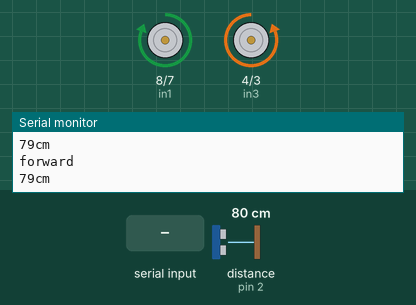
This sketch was run on a simulated Arduino Uno, built with avr-gcc and run on an emulated ATmega328P. Shown: motor-driver pin pairs drawn as motors (green arrow = first pin HIGH = forward, orange = second pin HIGH = backward, longer = more drive, scaled by the enable pin), the last lines printed to the serial monitor. Wiring (inferred from the names in the program): ultrasonic range finder: trigger pin 6; echo pin 2. Inputs (shaded band) come from the test bench; at power-on: distance to the obstacle (sensor on pin 2) 80 cm. The echo pulse lasts 58.3 µs per cm.

Above: at 1.2 s.
1.3 s: distance to the obstacle (sensor on pin 2) set to 12 cm
2.9 s: distance to the obstacle (sensor on pin 2) set to 9 cm
At 4.2 s:
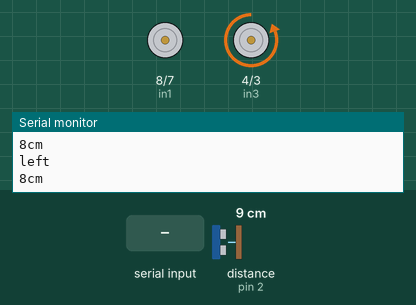
4.7 s: "2" received over Serial
At 4.92 s:
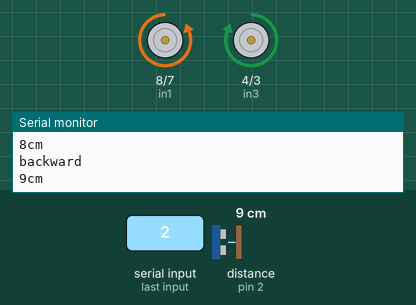
6.5 s: distance to the obstacle (sensor on pin 2) set to 18 cm
At 7.6 s:
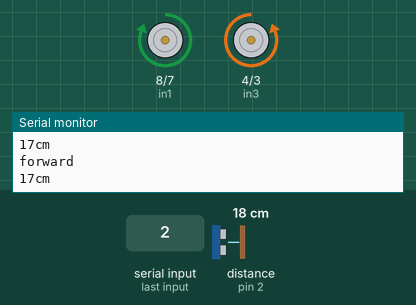
8.3 s: distance to the obstacle (sensor on pin 2) set to 2 cm
At 10.0 s:
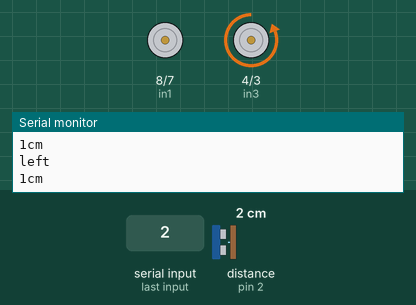
Timing chart, 0 to 11.0 s (numbered marks = the images above; inputs shaded):
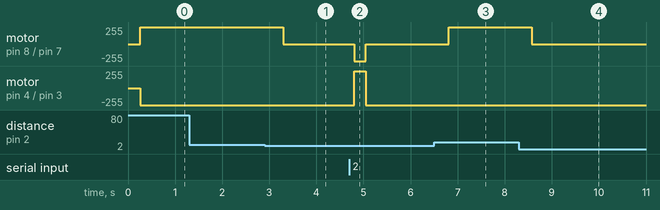

The sketch:

compro.ino
```cpp
#define ledPin LED_BUILTIN
int state = 0;
long duration,cm,inches;
int enA=9,enB=5,in1=8,in2=7,in3=4,in4=3,trig=6,echo=2;
char forward='1',backward='2',left='3',right='4';
void setup() {
  pinMode(in4,OUTPUT);
  pinMode(in3,OUTPUT);
  pinMode(enB,OUTPUT);
  pinMode(in1,OUTPUT);
  pinMode(in2,OUTPUT);
  pinMode(enA,OUTPUT);
  pinMode(trig, OUTPUT);
  pinMode(echo, INPUT);
  Serial.begin(9600);
}
void loop() {

  // The sensor is triggered by a HIGH pulse of 10 or more microseconds.
  // Give a short LOW pulse beforehand to ensure a clean HIGH pulse:
  digitalWrite(trig, LOW);
  delayMicroseconds(5);
  digitalWrite(trig, HIGH);
  delayMicroseconds(10);
  digitalWrite(trig, LOW);

  sonic();
  delay(250);
  if(Serial.available() > 0){ // Checks whether data is comming from the serial port
    state = Serial.read(); // Reads the data from the serial port
 }

  if (state == forward) {
  digitalWrite(in4,HIGH);
  digitalWrite(in3,LOW);
  analogWrite(enB,255);
  digitalWrite(in1,HIGH);
  digitalWrite(in2,LOW);
  analogWrite(enA,255);
  Serial.println("forward");
  state = 0;
 }
 else if (state == backward) {
  digitalWrite(in4,LOW);
  digitalWrite(in3,HIGH);
  analogWrite(enB,255);
  digitalWrite(in1,LOW);
  digitalWrite(in2,HIGH);
  analogWrite(enA,255);
  Serial.println("backward");
  state = 0;
 }
  else if (state == right) {
  digitalWrite(in4,LOW);
  digitalWrite(in3,LOW);
  analogWrite(enB,255);
  digitalWrite(in1,HIGH);
  digitalWrite(in2,LOW);
  analogWrite(enA,255);
  Serial.println("right");
  state = 0;
 }
  else if (state == left) {
  digitalWrite(in4,HIGH);
  digitalWrite(in3,LOW);
  analogWrite(enB,255);
  digitalWrite(in1,LOW);
  digitalWrite(in2,LOW);
  analogWrite(enA,255);
  Serial.println("left");
  state = 0;
 }
}
// use to find distance
void sonic(){
  duration = pulseIn(echo, HIGH);
  // convert the time into a distance
  cm = (duration/2) / 29.1;
  Serial.print(cm);
  Serial.print("cm");
  if (cm<10){
  state = left;
  }
  else if (cm>=10){
  state = forward;
  }
  Serial.println();

}
```

Measured:
- the behaviour switches between 11 and 10 cm on distance to the obstacle (sensor on pin 2) (found by bisection; images 0 and 1)
- after the input at 2.9 s, motor on pin 8 (in1) / pin 7 (in2): forward 255/255 → stopped after 0.39 s
- after the input at 4.7 s, motor on pin 8 (in1) / pin 7 (in2): stopped → backward 255/255 after 0.10 s, → stopped 0.25 s later; motor on pin 4 (in3) / pin 3 (in4): backward 255/255 → forward 255/255 after 0.10 s, → backward 255/255 0.25 s later
- after the input at 6.5 s, motor on pin 8 (in1) / pin 7 (in2): stopped → forward 255/255 after 0.31 s
- after the input at 8.3 s, motor on pin 8 (in1) / pin 7 (in2): forward 255/255 → stopped after 0.27 s
